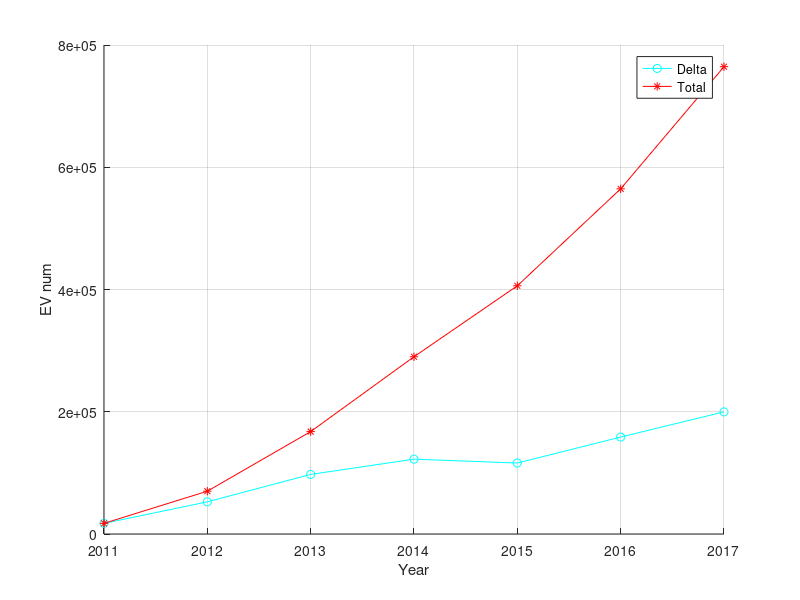

MATLAB code for this plot:
a = [17425 , 52607 , 97507 ,122438 , 116099 , 158614 , 199826];
b = cumsum(a);
hold on;
grid on;
plot(a,'c-o');

x=1:7;
ylabel('EV num');
xlabel('Year');
plot(x,b,'r-*');

hold off;

set(gca,'xtick',[1:19]);
set(gca,'xticklabel',['2011';'2012';'2013';'2014';'2015';'2016';'2017'])

legend('Delta','Total');
